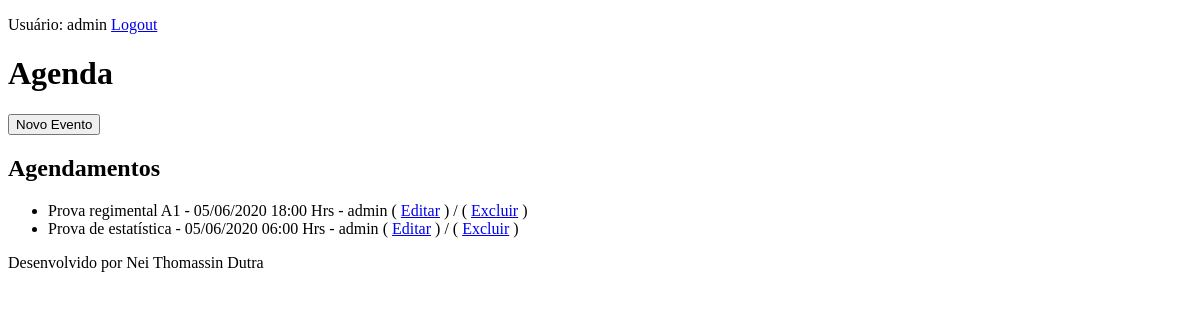
/agenda/ (signed in), run on an earlier commit of the app's database.
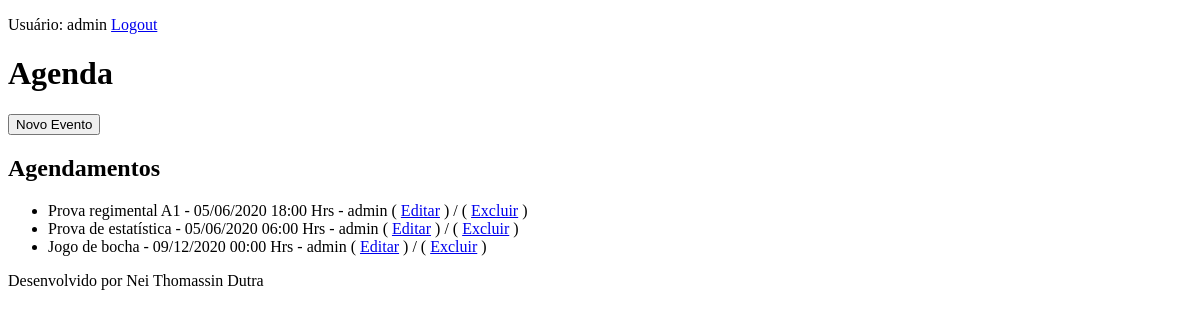
And on a later commit of the database.
### krnl/models.py (models this page shows, shortened)
class Evento(models.Model):
    titulo = models.CharField(max_length=100)
    descricao = models.TextField(blank=True, null=True)
    data_evento = models.DateTimeField(verbose_name='Data do Evento')
    data_criacao = models.DateTimeField(auto_now=True)
    usuario = models.ForeignKey(User, on_delete=models.CASCADE)
    class Meta:
        db_table = 'evento'
    def get_data_evento(self):
        return self.data_evento.strftime('%d/%m/%Y %H:%M Hrs')
    def get_evento_atrasado(self):
        if self.data_evento < datetime.now():
            return True
        else:
            return False

### krnl/views.py (the view)
# urls.py: path('agenda/', views.lista_eventos),
@login_required(login_url='/login/')
def lista_eventos(request):
    usuario = request.user
    evento = Evento.objects.filter(usuario=usuario)
    dados = {'eventos':evento}
    return render(request, 'agenda.html', dados)

### templates/agenda.html (shortened to what this page needs)
{% extends 'model_page.html' %}
{% block content %}
    <h1>Agenda</h1>
    <a href="evento/">
        <button type="button">Novo Evento</button>
    </a>
    <h2>Agendamentos</h2>
    <ul>
    {% for evento in eventos %}
        <li style=
                    >{{ evento.titulo }} - {{ evento.get_data_evento }} - {{ evento.usuario }}
            (
            <a href="evento/?id={{ evento.id }}"> Editar</a>
            ) / (
            <a href="evento/delete/{{ evento.id }}/"> Excluir</a>
            )
        </li>
    {% endfor %}
    </ul>
{% endblock %}

What changed in the data, as far as the page shows it:
added Evento: titulo "Jogo de bocha", get_data_evento "09/12/2020 00:00 Hrs", usuario "admin"
